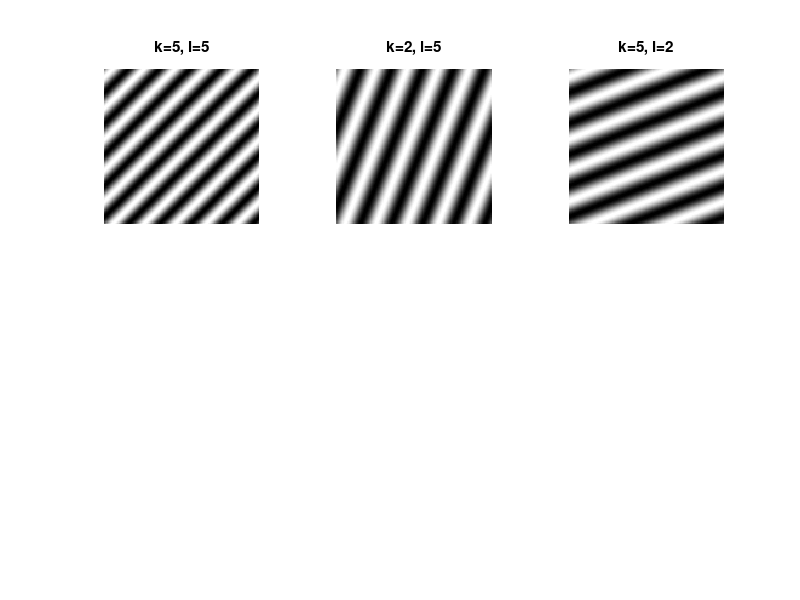

Write MATLAB code to recreate this figure.
%% LAB 3, Exercise 1 %% 
clc; clear; close all;

%% 3.1 generate 128x128 image

% k = 5, l = 5
M = 128;N = 128;
k = 5; l = 5;
for r=0 : M-1
   for s=0 : N-1
       dI(r+1,s+1) = 0.5*sin(2*pi*( (r/M)*k + (s/N)*l ))+0.5;
   end
end
subplot(231); imshow(dI); title('k=5, l=5');

% k = 2, l = 5
k = 2; l = 5;
for r=0 : M-1
   for s=0 : N-1
       dI(r+1,s+1) = 0.5*sin(2*pi*( (r/M)*k + (s/N)*l ))+0.5;
   end
end

subplot(232); imshow(dI); title('k=2, l=5');

% k = 5, l = 2
k = 5; l = 2;
for r=0 : M-1
   for s=0 : N-1
       dI(r+1,s+1) = 0.5*sin(2*pi*( (r/M)*k + (s/N)*l ))+0.5;
   end
end

subplot(233); imshow(dI); title('k=5, l=2');
